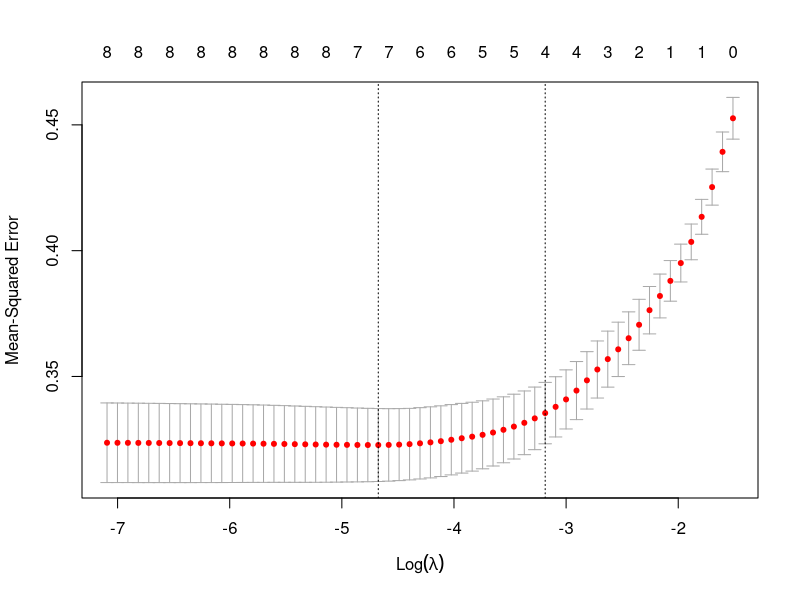

Here is the R script that generated this plot: (Note: this script raises an error after producing the figure.)
#https://eight2late.wordpress.com/2017/07/11/a-gentle-introduction-to-logistic-regression-and-lasso-regularisation-using-r/


#load required library
library(mlbench)

#load Pima Indian Diabetes dataset
data("PimaIndiansDiabetes")
head(PimaIndiansDiabetes)
dim(PimaIndiansDiabetes)


#set seed to ensure reproducible results
set.seed(42)

#split into training and test sets
PimaIndiansDiabetes[,"train"] <- ifelse(runif(nrow(PimaIndiansDiabetes))<0.8,1,0)

#separate training and test sets
trainset <- PimaIndiansDiabetes[PimaIndiansDiabetes$train==1,]
testset  <- PimaIndiansDiabetes[PimaIndiansDiabetes$train==0,]

#get column index of train flag
trainColNum <- grep("train",names(trainset))

#remove train flag column from train and test sets
trainset <- trainset[,-trainColNum]
testset  <- testset[,-trainColNum]




#get column index of predicted variable in dataset
typeColNum <- grep("diabetes",names(PimaIndiansDiabetes))

#build model
glm_model <- glm(diabetes~., data = trainset, family = binomial)
summary(glm_model)


#predict probabilities on testset
#type=response gives probabilities, type=class gives class
glm_prob <- predict.glm(glm_model,testset[,-typeColNum],type="response")
#which classes do these probabilities refer to? What are 1 and 0?

#which classes do these probabilities refer to? What are 1 and 0?
contrasts(PimaIndiansDiabetes$diabetes)


#make predictions
##first create vector to hold predictions (we know 0 refers to neg now)
glm_predict <- rep("neg",nrow(testset))
glm_predict[glm_prob>.5] <- "pos"

#confusion matrix
table(pred=glm_predict,true=testset$diabetes)
#glm_predict  neg pos
#neg    90 22
#pos     8 33
#accuracy
mean(glm_predict==testset$diabetes)
#[1] 0.8039216s




#---------------------------------------------------------------------------------
#load required library
library(glmnet)

#convert training data to matrix format
x <- model.matrix(diabetes~.,trainset)

#convert class to numerical variable
y <- ifelse(trainset$diabetes=="pos",1,0)

#perform grid search to find optimal value of lambda
#family= binomial => logistic regression, alpha=1 => lasso
#check docs to explore other type.measure options
cv.out <- cv.glmnet(x, y, alpha=1,family="binomial",type.measure = "mse")
cv.out2<- cv.glmnet(x, y, family="binomial",type.measure = "mse")

#mix of lasso and ridge
#- Log Likelihood function + lambda * [ (1- alpha)*Sum(Beta^2) + alpha * sum(|Beta|)]


#plot result
plot(cv.out)

res.models <- sapply(cv.out$lambda, function(lambda) as.matrix(coef(cv.out,s=lambda)))
row.names <- rownames(coef(cv.out, s=cv.out$lambda.1se))
rownames(res.models) <-row.names
res.models <- rbind(res.models, "loglambda" = log(cv.out$lambda))
res.models <- t(res.models)
res.models <- as.data.frame(res.models[,-2]) #dupliacate Intercept
res.models.melt <- reshape2::melt(res.models, id.vars = "loglambda")
res.models.melt <- res.models.melt[res.models.melt$variable != "(Intercept)", ]
# Map sex to color
ggplot(data=res.models.melt, aes(x=loglambda, y=value, group=variable, colour=variable)) +
  geom_line() +
  geom_vline(xintercept=log(cv.out$lambda.min), aes(color = "red")) +
  geom_vline(xintercept=log(cv.out$lambda.1se), aes(color = "red")) 

coef(cv.out,s=cv.out$lambda.1se)
# 10 x 1 sparse Matrix of class "dgCMatrix"
# 1
# (Intercept) -4.61706681
# (Intercept)  .         
# pregnant     0.03077434
# glucose      0.02314107
# pressure     .         
# triceps      .         
# insulin      .         
# mass         0.02779252
# pedigree     0.20999511
# age     



#Test alog on out of sample data
#get test data
x_test <- model.matrix(diabetes~.,testset) #adds intercept and removes dependant variable

#predict class, type="class"
lasso_prob <- predict(cv.out,newx = x_test,s=cv.out$lambda.1se,type="response")

#translate probabilities to predictions
lasso_predict <- rep("neg",nrow(testset))
lasso_predict[lasso_prob>.5] <- "pos"

#confusion matrix
table(pred=lasso_predict,true=testset$diabetes)
#pred  neg pos
#neg 94 28
#pos  4 27
#accuracy
mean(lasso_predict==testset$diabetes)
#[1] 0.7908497



#------------------- DONE ------------------------------------#
betas <- as.matrix(coef(cv.out,s=cv.out$lambda.1se))[-2,] #Intercept occurs twice ?

#Just curious, let us try predicting manually
xs <- x_test[1,]
z <- sum(betas * x)
1/(1 + exp(-z))
#[1] 0.5144841
lasso_prob[1]
#[1] 0.5144841

#! GOOD above matches





